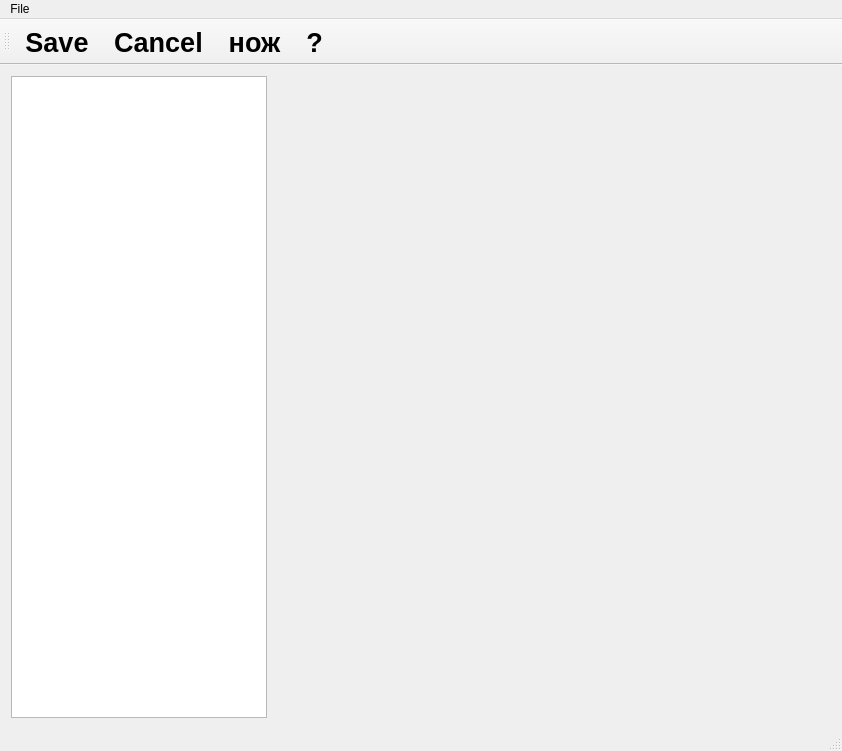
<?xml version="1.0" encoding="UTF-8"?>
<ui version="4.0">
 <class>MainWindow</class>
 <widget class="QMainWindow" name="MainWindow">
  <property name="geometry">
   <rect>
    <x>0</x>
    <y>0</y>
    <width>842</width>
    <height>751</height>
   </rect>
  </property>
  <property name="windowTitle">
   <string>MainWindow</string>
  </property>
  <property name="iconSize">
   <size>
    <width>32</width>
    <height>32</height>
   </size>
  </property>
  <widget class="QWidget" name="centralWidget">
   <layout class="QHBoxLayout" name="horizontalLayout">
    <property name="spacing">
     <number>-1</number>
    </property>
    <item>
     <layout class="QVBoxLayout" name="verticalLayout">
      <property name="topMargin">
       <number>0</number>
      </property>
      <item>
       <widget class="QTableView" name="tableView">
        <property name="sizePolicy">
         <sizepolicy hsizetype="Preferred" vsizetype="Expanding">
          <horstretch>0</horstretch>
          <verstretch>0</verstretch>
         </sizepolicy>
        </property>
        <property name="minimumSize">
         <size>
          <width>100</width>
          <height>0</height>
         </size>
        </property>
       </widget>
      </item>
     </layout>
    </item>
    <item>
     <layout class="QVBoxLayout" name="verticalLayout_3">
      <property name="spacing">
       <number>-1</number>
      </property>
      <property name="sizeConstraint">
       <enum>QLayout::SetDefaultConstraint</enum>
      </property>
      <property name="topMargin">
       <number>0</number>
      </property>
      <item>
       <widget class="QTabWidget" name="tabWidget">
        <property name="sizePolicy">
         <sizepolicy hsizetype="Expanding" vsizetype="Expanding">
          <horstretch>0</horstretch>
          <verstretch>0</verstretch>
         </sizepolicy>
        </property>
        <property name="minimumSize">
         <size>
          <width>548</width>
          <height>0</height>
         </size>
        </property>
        <property name="tabPosition">
         <enum>QTabWidget::North</enum>
        </property>
        <property name="tabShape">
         <enum>QTabWidget::Rounded</enum>
        </property>
        <property name="currentIndex">
         <number>-1</number>
        </property>
        <property name="iconSize">
         <size>
          <width>100</width>
          <height>20</height>
         </size>
        </property>
        <property name="elideMode">
         <enum>Qt::ElideRight</enum>
        </property>
        <property name="usesScrollButtons">
         <bool>true</bool>
        </property>
        <property name="documentMode">
         <bool>true</bool>
        </property>
        <property name="tabsClosable">
         <bool>true</bool>
        </property>
        <property name="movable">
         <bool>true</bool>
        </property>
        <property name="tabBarAutoHide">
         <bool>false</bool>
        </property>
       </widget>
      </item>
     </layout>
    </item>
   </layout>
  </widget>
  <widget class="QMenuBar" name="menuBar">
   <property name="geometry">
    <rect>
     <x>0</x>
     <y>0</y>
     <width>842</width>
     <height>22</height>
    </rect>
   </property>
   <widget class="QMenu" name="menuFile">
    <property name="title">
     <string>File</string>
    </property>
    <addaction name="action_Save"/>
    <addaction name="action_Cancel"/>
    <addaction name="action"/>
    <addaction name="action_2"/>
   </widget>
   <addaction name="menuFile"/>
  </widget>
  <widget class="QToolBar" name="mainToolBar">
   <property name="font">
    <font>
     <pointsize>20</pointsize>
     <weight>75</weight>
     <italic>false</italic>
     <bold>true</bold>
    </font>
   </property>
   <attribute name="toolBarArea">
    <enum>TopToolBarArea</enum>
   </attribute>
   <attribute name="toolBarBreak">
    <bool>false</bool>
   </attribute>
   <addaction name="action_Save"/>
   <addaction name="action_Cancel"/>
   <addaction name="action"/>
   <addaction name="action_2"/>
  </widget>
  <widget class="QStatusBar" name="statusBar"/>
  <action name="action_Save">
   <property name="text">
    <string>&amp;Save</string>
   </property>
   <property name="shortcut">
    <string>Ctrl+S</string>
   </property>
  </action>
  <action name="action_Cancel">
   <property name="text">
    <string>&amp;Cancel</string>
   </property>
  </action>
  <action name="action">
   <property name="text">
    <string>&amp;нож</string>
   </property>
  </action>
  <action name="action_2">
   <property name="text">
    <string>&amp;?</string>
   </property>
  </action>
 </widget>
 <layoutdefault spacing="6" margin="11"/>
 <resources/>
 <connections/>
</ui>
